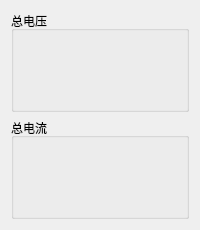
      <widget class="QWidget" name="tab_3">
       <attribute name="title">
        <string>动态曲线</string>
       </attribute>
       <layout class="QVBoxLayout" name="verticalLayout_6">
        <item>
         <widget class="QGroupBox" name="totalVolGBox">
          <property name="title">
           <string>总电压</string>
          </property>
          <layout class="QGridLayout" name="gridLayout_15">
           <item row="0" column="0">
            <spacer name="horizontalSpacer_2">
             <property name="orientation">
              <enum>Qt::Horizontal</enum>
             </property>
             <property name="sizeType">
              <enum>QSizePolicy::Fixed</enum>
             </property>
             <property name="sizeHint" stdset="0">
              <size>
               <width>40</width>
               <height>20</height>
              </size>
             </property>
            </spacer>
           </item>
           <item row="0" column="1">
            <widget class="QCustomPlot" name="customPlotV" native="true"/>
           </item>
           <item row="1" column="1">
            <spacer name="verticalSpacer">
             <property name="orientation">
              <enum>Qt::Vertical</enum>
             </property>
             <property name="sizeType">
              <enum>QSizePolicy::Fixed</enum>
             </property>
             <property name="sizeHint" stdset="0">
              <size>
               <width>20</width>
               <height>40</height>
              </size>
             </property>
            </spacer>
           </item>
          </layout>
         </widget>
        </item>
        <item>
         <widget class="QGroupBox" name="totalCurGBox">
          <property name="title">
           <string>总电流</string>
          </property>
          <layout class="QGridLayout" name="gridLayout_17">
           <item row="0" column="0">
            <spacer name="horizontalSpacer_5">
             <property name="orientation">
              <enum>Qt::Horizontal</enum>
             </property>
             <property name="sizeType">
              <enum>QSizePolicy::Fixed</enum>
             </property>
             <property name="sizeHint" stdset="0">
              <size>
               <width>40</width>
               <height>20</height>
              </size>
             </property>
            </spacer>
           </item>
           <item row="0" column="1">
            <widget class="QCustomPlot" name="customplotA" native="true"/>
           </item>
           <item row="1" column="1">
            <spacer name="verticalSpacer_2">
             <property name="orientation">
              <enum>Qt::Vertical</enum>
             </property>
             <property name="sizeType">
              <enum>QSizePolicy::Fixed</enum>
             </property>
             <property name="sizeHint" stdset="0">
              <size>
               <width>20</width>
               <height>40</height>
              </size>
             </property>
            </spacer>
           </item>
          </layout>
         </widget>
        </item>
       </layout>
      </widget>
